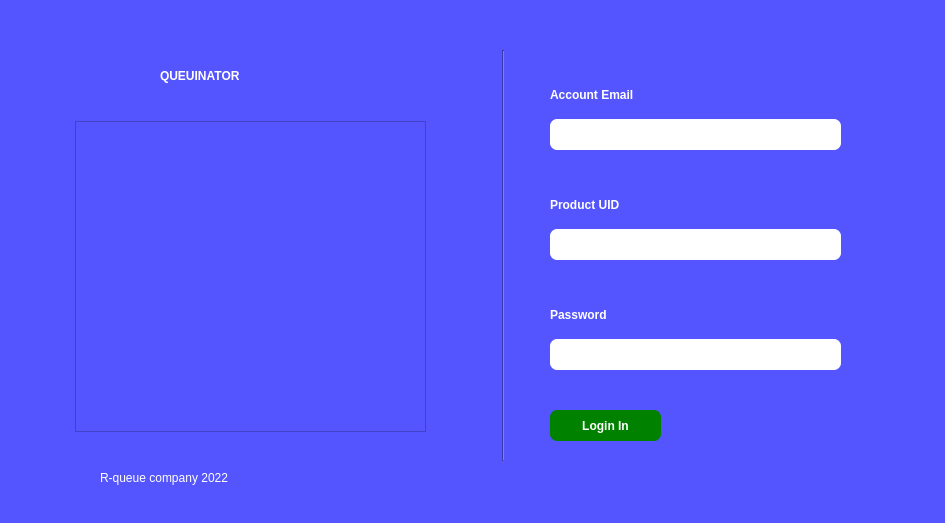
<?xml version="1.0" encoding="UTF-8"?>
<ui version="4.0">
 <class>Dialog</class>
 <widget class="QDialog" name="Dialog">
  <property name="windowModality">
   <enum>Qt::NonModal</enum>
  </property>
  <property name="enabled">
   <bool>true</bool>
  </property>
  <property name="geometry">
   <rect>
    <x>0</x>
    <y>0</y>
    <width>945</width>
    <height>523</height>
   </rect>
  </property>
  <property name="sizePolicy">
   <sizepolicy hsizetype="Preferred" vsizetype="Preferred">
    <horstretch>0</horstretch>
    <verstretch>0</verstretch>
   </sizepolicy>
  </property>
  <property name="minimumSize">
   <size>
    <width>0</width>
    <height>0</height>
   </size>
  </property>
  <property name="windowTitle">
   <string>Dialog</string>
  </property>
  <property name="styleSheet">
   <string notr="true">background-color: rgb(85, 85, 255);</string>
  </property>
  <widget class="QLabel" name="label">
   <property name="geometry">
    <rect>
     <x>160</x>
     <y>60</y>
     <width>151</width>
     <height>31</height>
    </rect>
   </property>
   <property name="styleSheet">
    <string notr="true">font: 14pt &quot;Sans Serif&quot;;
color: rgb(255, 255, 255);
font-weight: bold;</string>
   </property>
   <property name="text">
    <string>QUEUINATOR</string>
   </property>
  </widget>
  <widget class="QGraphicsView" name="graphicsView">
   <property name="geometry">
    <rect>
     <x>75</x>
     <y>121</y>
     <width>351</width>
     <height>311</height>
    </rect>
   </property>
  </widget>
  <widget class="Line" name="line">
   <property name="geometry">
    <rect>
     <x>493</x>
     <y>50</y>
     <width>20</width>
     <height>411</height>
    </rect>
   </property>
   <property name="orientation">
    <enum>Qt::Vertical</enum>
   </property>
  </widget>
  <widget class="QLabel" name="label_2">
   <property name="geometry">
    <rect>
     <x>100</x>
     <y>470</y>
     <width>291</width>
     <height>16</height>
    </rect>
   </property>
   <property name="styleSheet">
    <string notr="true">color:rgb(255, 255, 255);</string>
   </property>
   <property name="text">
    <string>R-queue company 2022</string>
   </property>
  </widget>
  <widget class="QLineEdit" name="lineEdit">
   <property name="geometry">
    <rect>
     <x>550</x>
     <y>119</y>
     <width>291</width>
     <height>31</height>
    </rect>
   </property>
   <property name="styleSheet">
    <string notr="true">background-color:rgb(255, 255, 255);
border-radius: 7px;</string>
   </property>
  </widget>
  <widget class="QLabel" name="label_3">
   <property name="geometry">
    <rect>
     <x>550</x>
     <y>79</y>
     <width>131</width>
     <height>31</height>
    </rect>
   </property>
   <property name="styleSheet">
    <string notr="true">font: 11pt &quot;Sans Serif&quot;;
color:rgb(255, 255, 255);
font-weight: bold;</string>
   </property>
   <property name="text">
    <string>Account Email</string>
   </property>
  </widget>
  <widget class="QLabel" name="label_4">
   <property name="geometry">
    <rect>
     <x>550</x>
     <y>189</y>
     <width>131</width>
     <height>31</height>
    </rect>
   </property>
   <property name="styleSheet">
    <string notr="true">font: 11pt &quot;Sans Serif&quot;;
color:rgb(255, 255, 255);
font-weight: bold;</string>
   </property>
   <property name="text">
    <string>Product UID</string>
   </property>
  </widget>
  <widget class="QLineEdit" name="lineEdit_2">
   <property name="geometry">
    <rect>
     <x>550</x>
     <y>229</y>
     <width>291</width>
     <height>31</height>
    </rect>
   </property>
   <property name="styleSheet">
    <string notr="true">background-color:rgb(255, 255, 255);
border-radius: 7px;</string>
   </property>
  </widget>
  <widget class="QLabel" name="label_5">
   <property name="geometry">
    <rect>
     <x>550</x>
     <y>299</y>
     <width>131</width>
     <height>31</height>
    </rect>
   </property>
   <property name="styleSheet">
    <string notr="true">font: 11pt &quot;Sans Serif&quot;;
color:rgb(255, 255, 255);
font-weight: bold;</string>
   </property>
   <property name="text">
    <string>Password</string>
   </property>
  </widget>
  <widget class="QLineEdit" name="lineEdit_3">
   <property name="geometry">
    <rect>
     <x>550</x>
     <y>339</y>
     <width>291</width>
     <height>31</height>
    </rect>
   </property>
   <property name="styleSheet">
    <string notr="true">background-color:rgb(255, 255, 255);
border-radius: 7px;</string>
   </property>
  </widget>
  <widget class="QPushButton" name="pushButton">
   <property name="geometry">
    <rect>
     <x>550</x>
     <y>410</y>
     <width>111</width>
     <height>31</height>
    </rect>
   </property>
   <property name="styleSheet">
    <string notr="true">#pushButton{
background-color:rgb(0, 130, 0);
color:rgb(255, 255, 255);
font: 11pt &quot;Sans Serif&quot;;
font-weight: bold;
border-radius: 7px;
}

#pushButton:hover{
  background-color:rgb(0, 180, 0);
}</string>
   </property>
   <property name="text">
    <string>Login In</string>
   </property>
  </widget>
 </widget>
 <resources/>
 <connections/>
</ui>
